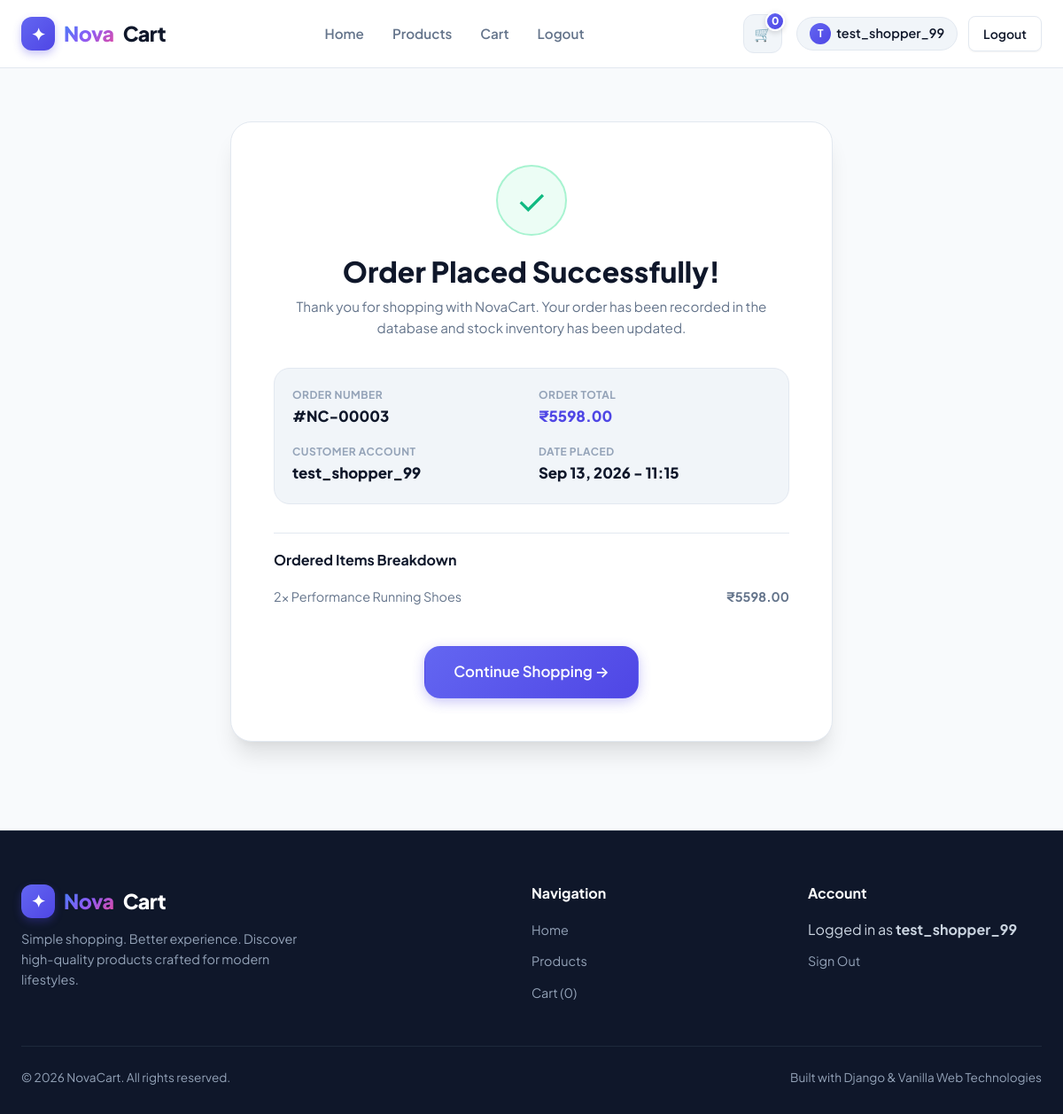
The app's page /order-success/3/ (signed in) with its own data.
### store/models.py (models this page shows, shortened)
class Order(models.Model):
    user = models.ForeignKey(User, on_delete=models.CASCADE, related_name='orders')
    total_amount = models.DecimalField(max_digits=10, decimal_places=2)
    created_at = models.DateTimeField(auto_now_add=True)
    class Meta:
        ordering = ['-created_at']

class OrderItem(models.Model):
    order = models.ForeignKey(Order, on_delete=models.CASCADE, related_name='items')
    product = models.ForeignKey(Product, on_delete=models.CASCADE)
    quantity = models.PositiveIntegerField(default=1)
    price = models.DecimalField(max_digits=10, decimal_places=2)  # Price snapshot at order time
    @property
    def total_price(self):
        return self.price * self.quantity

class Product(models.Model):
    name = models.CharField(max_length=255)
    description = models.TextField()
    price = models.DecimalField(max_digits=10, decimal_places=2)
    image = models.ImageField(upload_to='products/', blank=True, null=True)
    stock = models.PositiveIntegerField(default=0)
    created_at = models.DateTimeField(auto_now_add=True)
    class Meta:
        ordering = ['-created_at']

### store/views.py (the view)
# urls.py: path('order-success/<int:order_id>/', views.order_success, name='order_success'),
@login_required(login_url='login')
def order_success(request, order_id):
    order = get_object_or_404(Order, id=order_id, user=request.user)
    return render(request, 'store/order_success.html', {
        'order': order,
    })

### store/context_processors.py (called while the page is built)
def cart_context(request):
    cart = request.session.get('cart', {})
    total_items = 0
    if isinstance(cart, dict):
        for pid, qty in cart.items():
            if isinstance(qty, int):
                total_items += qty
            elif isinstance(qty, str) and qty.isdigit():
                total_items += int(qty)
    return {
        'cart_total_items': total_items,
    }

### store/templates/store/order_success.html (shortened to what this page needs)
{% extends 'store/base.html' %}
{% load static %}
{% block content %}
<div class="order-success-section">
  <div class="container">
    <div class="order-success-card">
      <div class="success-check-icon">
        ✓
      </div>
      <h1 class="order-success-title">Order Placed Successfully!</h1>
      <p class="order-success-desc">
        Thank you for shopping with NovaCart. Your order has been recorded in the database and stock inventory has been updated.
      </p>
      <div class="order-info-pill-grid">
        <div class="order-info-item">
          <div class="info-label">Order Number</div>
          <div class="info-value">#NC-{{ order.id|stringformat:"05d" }}</div>
        </div>
        <div class="order-info-item">
          <div class="info-label">Order Total</div>
          <div class="info-value" style="color: var(--primary);">₹{{ order.total_amount }}</div>
        </div>
        <div class="order-info-item">
          <div class="info-label">Customer Account</div>
          <div class="info-value">{{ order.user.username }}</div>
        </div>
        <div class="order-info-item">
          <div class="info-label">Date Placed</div>
          <div class="info-value">{{ order.created_at|date:"M d, Y - H:i" }}</div>
        </div>
      </div>
      <div class="order-items-receipt">
        <h3 class="receipt-title">Ordered Items Breakdown</h3>
        {% for item in order.items.all %}
          <div class="receipt-row">
            <span>{{ item.quantity }}x {{ item.product.name }}</span>
            <span style="font-weight: 700;">₹{{ item.total_price }}</span>
          </div>
        {% endfor %}
      </div>
      <div style="display: flex; justify-content: center; gap: 16px; flex-wrap: wrap;">
        <a href="{% url 'home' %}#products" class="btn btn-primary btn-lg" id="continueShoppingBtn">
          Continue Shopping →
        </a>
      </div>
    </div>
  </div>
</div>
{% endblock %}

### store/templates/store/base.html (shortened to what this page needs)
{% load static %}
<!DOCTYPE html>
<html lang="en">
<head>
  <link rel="stylesheet" href="{% static 'store/css/style.css' %}">
</head>
<body>
  <header class="site-header">
    <div class="container">
      <nav class="navbar" aria-label="Main Navigation">
        <a href="{% url 'home' %}" class="brand-logo" id="brandLogo">
          <div class="brand-logo-icon">✦</div>
          <span>Nova</span>Cart
        </a>
        <ul class="nav-menu" id="navMenu">
          <li><a href="{% url 'home' %}" class="nav-link {% if request.resolver_match.url_name == 'home' %}active{% endif %}">Home</a></li>
          <li><a href="{% url 'home' %}#products" class="nav-link">Products</a></li>
          <li><a href="{% url 'cart' %}" class="nav-link {% if request.resolver_match.url_name == 'cart' %}active{% endif %}">Cart</a></li>
          {% if user.is_authenticated %}
            <li><a href="{% url 'logout' %}" class="nav-link">Logout</a></li>
          {% else %}
            <li><a href="{% url 'login' %}" class="nav-link {% if request.resolver_match.url_name == 'login' %}active{% endif %}">Sign In</a></li>
          {% endif %}
        </ul>
        <div class="nav-actions">
          <a href="{% url 'cart' %}" class="cart-button" title="View Shopping Cart" id="cartNavButton">
            🛒
            <span class="cart-badge" id="navCartBadge">{{ cart_total_items|default:0 }}</span>
          </a>
          {% if user.is_authenticated %}
            <div class="user-nav-dropdown">
              <span class="user-greeting">
                <span class="avatar-circle">{{ user.username|make_list|first|upper }}</span>
                {{ user.username }}
              </span>
              <a href="{% url 'logout' %}" class="btn btn-secondary btn-sm" id="logoutBtn">Logout</a>
            </div>
          {% else %}
            <a href="{% url 'login' %}" class="btn btn-secondary btn-sm" id="loginBtn">Sign In</a>
            <a href="{% url 'register' %}" class="btn btn-primary btn-sm" id="registerBtn">Register</a>
          {% endif %}
        </div>
      </nav>
    </div>
  </header>
  <main id="mainContent">
    {% block content %}
    {% endblock %}
  </main>
  <footer class="site-footer">
    <div class="container">
      <div class="footer-grid">
        <div class="footer-brand">
          <div class="brand-logo" style="color: #ffffff; margin-bottom: 12px;">
            <div class="brand-logo-icon">✦</div>
            <span>Nova</span>Cart
          </div>
          <p>Simple shopping. Better experience. Discover high-quality products crafted for modern lifestyles.</p>
        </div>
        <div class="footer-col">
          <h4>Navigation</h4>
          <ul class="footer-links">
            <li><a href="{% url 'home' %}">Home</a></li>
            <li><a href="{% url 'home' %}#products">Products</a></li>
            <li><a href="{% url 'cart' %}">Cart ({{ cart_total_items|default:0 }})</a></li>
          </ul>
        </div>
        <div class="footer-col">
          <h4>Account</h4>
          <ul class="footer-links">
            {% if user.is_authenticated %}
              <li><span style="color: #cbd5e1;">Logged in as <strong>{{ user.username }}</strong></span></li>
              <li><a href="{% url 'logout' %}">Sign Out</a></li>
            {% else %}
              <li><a href="{% url 'login' %}">Sign In</a></li>
              <li><a href="{% url 'register' %}">Create Account</a></li>
            {% endif %}
          </ul>
        </div>
      </div>
      <div class="footer-bottom">
        <p>© 2026 NovaCart. All rights reserved.</p>
        <p>Built with Django & Vanilla Web Technologies</p>
      </div>
    </div>
  </footer>
</body>
</html>

### records on screen
Order: id "00003", total_amount "5598.00", user.username "test_shopper_99", created_at "Sep 13, 2026 - 11:15"
OrderItem: quantity "2", product.name "Performance Running Shoes", total_price "5598.00"

### other values on screen
{{ cart_total_items|default:0 }} "0"
{{ user.username|make_list|first|upper }} "T"
{{ user.username }} "test_shopper_99"
